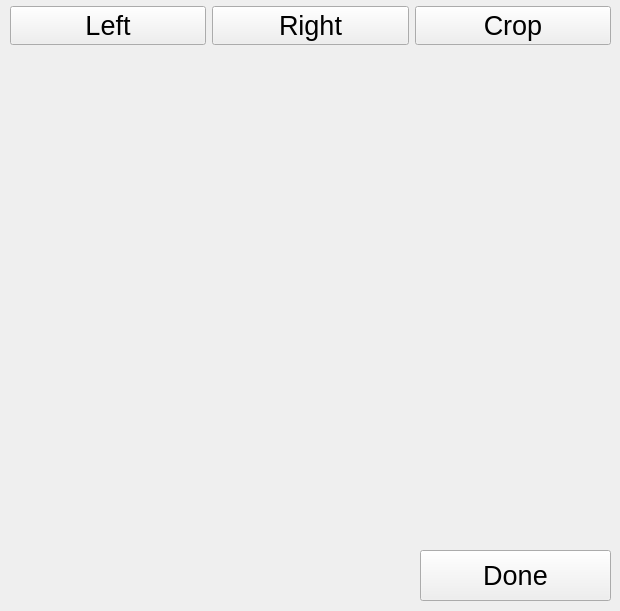
<?xml version="1.0" encoding="UTF-8"?>
<ui version="4.0">
 <class>Settings</class>
 <widget class="QMainWindow" name="Settings">
  <property name="enabled">
   <bool>true</bool>
  </property>
  <property name="geometry">
   <rect>
    <x>0</x>
    <y>0</y>
    <width>620</width>
    <height>611</height>
   </rect>
  </property>
  <property name="windowTitle">
   <string>MainWindow</string>
  </property>
  <widget class="QWidget" name="centralwidget">
   <widget class="QWidget" name="layoutWidget">
    <property name="geometry">
     <rect>
      <x>10</x>
      <y>0</y>
      <width>601</width>
      <height>51</height>
     </rect>
    </property>
    <layout class="QHBoxLayout" name="horizontalLayout">
     <item>
      <widget class="QPushButton" name="left_btn">
       <property name="font">
        <font>
         <pointsize>20</pointsize>
        </font>
       </property>
       <property name="text">
        <string>Left</string>
       </property>
      </widget>
     </item>
     <item>
      <widget class="QPushButton" name="right_btn">
       <property name="font">
        <font>
         <pointsize>20</pointsize>
        </font>
       </property>
       <property name="text">
        <string>Right</string>
       </property>
      </widget>
     </item>
     <item>
      <widget class="QPushButton" name="crop_btn">
       <property name="font">
        <font>
         <pointsize>20</pointsize>
        </font>
       </property>
       <property name="text">
        <string>Crop</string>
       </property>
      </widget>
     </item>
    </layout>
   </widget>
   <widget class="QLabel" name="image">
    <property name="geometry">
     <rect>
      <x>50</x>
      <y>60</y>
      <width>521</width>
      <height>451</height>
     </rect>
    </property>
    <property name="autoFillBackground">
     <bool>false</bool>
    </property>
    <property name="text">
     <string/>
    </property>
    <property name="scaledContents">
     <bool>true</bool>
    </property>
   </widget>
   <widget class="QPushButton" name="done_btn">
    <property name="geometry">
     <rect>
      <x>420</x>
      <y>550</y>
      <width>191</width>
      <height>51</height>
     </rect>
    </property>
    <property name="font">
     <font>
      <pointsize>20</pointsize>
     </font>
    </property>
    <property name="text">
     <string>Done</string>
    </property>
   </widget>
   <widget class="QLabel" name="left_points">
    <property name="geometry">
     <rect>
      <x>40</x>
      <y>550</y>
      <width>281</width>
      <height>51</height>
     </rect>
    </property>
    <property name="font">
     <font>
      <pointsize>16</pointsize>
     </font>
    </property>
    <property name="text">
     <string/>
    </property>
   </widget>
  </widget>
 </widget>
 <resources/>
 <connections/>
</ui>
